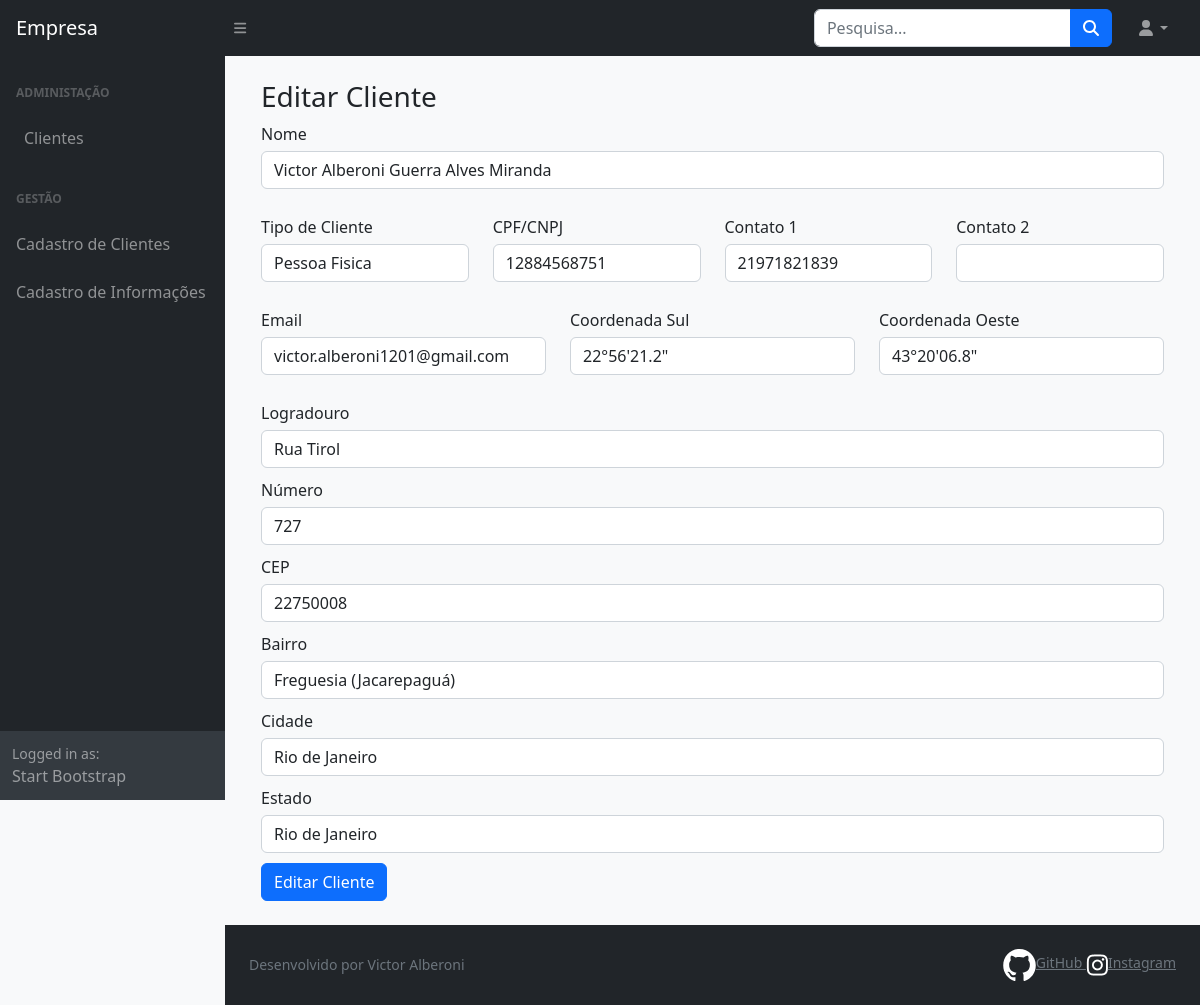
/edit_cliente/1/, run on the app's committed database.
### clientes/models.py (models this page shows, shortened)
class Cliente(models.Model):
    TYPE = (
        ('PJ','Pessoa Jurídica'),
        ('PF','Pessoa Fisica')
        )
    name = models.CharField(max_length=100,null=False,blank=False,verbose_name='Cliente')
    doc = models.CharField(max_length=14,unique=True,verbose_name='CPF/CNPJ')
    type_pf_pj = models.CharField(max_length=2, choices=TYPE, null=False,blank=False, default='PF',verbose_name='Tipo de Cliente')
    email = models.EmailField(max_length=200,blank=False,null=False,verbose_name='Email')
    phone1 = models.CharField(max_length=11,null=False,blank=False,verbose_name='Contato 1')
    phone2 = models.CharField(max_length=11,null=True,blank=True,verbose_name='Contato 2')
    coord_s = models.CharField(default='', max_length=11, verbose_name='Coordenada Sul', null=True, blank=True)
    coord_w = models.CharField(default='', max_length=11, verbose_name='Coordenada Oeste', null=True, blank=True)
    street = models.CharField(max_length=100,blank=False,null=False,verbose_name='Logradouro',default='-')
    street_number = models.CharField(max_length=100,blank=False,null=False,verbose_name='Numero',default='-')
    city = models.CharField(max_length=100,blank=True,null=True,verbose_name='Cidade')
    state = models.CharField(max_length=100,blank=True,null=True,verbose_name='Estado')
    postal_code = models.CharField(max_length=8,blank=False,null=False,verbose_name='CEP',default='-')
    bairro = models.CharField(max_length=100,blank=True,null=True,verbose_name='Bairro')
    register_date = models.DateField(default=datetime.now,blank=False,verbose_name='Data de Cadastro')
    class Meta:
        verbose_name_plural='Clientes'

### clientes/views.py (the view)
# urls.py: path('edit_cliente/<int:cliente_id>/', edit_cliente, name='edit_cliente'),
def edit_cliente(request,cliente_id):
    cliente = Cliente.objects.get(id=cliente_id)
    form = ClienteForms(instance=cliente)
    if request.method == 'POST':
        form = ClienteForms(request.POST,instance=cliente)
        if form.is_valid():
            form.save()
            messages.success(request,'Informações do Cliente Alteradas com Sucesso')
            return redirect('cliente',cliente_id=cliente_id)
    return render(request,'clientes/edit_cliente.html',{'form':form,'cliente_id':cliente_id})

### templates/clientes/edit_cliente.html (shortened to what this page needs)
{% extends 'shared/base.html' %}
{% load static %}
{% block content %}
<div class="container">
    <h3>Editar Cliente</h1>
    <form action="{% url 'edit_cliente' cliente_id %}" method="POST" enctype="multipart/form-data" action="">
        <div class="row mb-3">
            <div class="col" style="margin-bottom: 10px;">
                <label style="margin-bottom: 5px;">{{ form.name.label }}</label>
                {{ form.name }}
            </div>
        </div>
        <div class="row mb-3">
            <div class="col" style="margin-bottom: 10px;">
                <label style="margin-bottom: 5px;">{{ form.type_pf_pj.label }}</label>
                {{ form.type_pf_pj }}
            </div>
            <div class="col" style="margin-bottom: 10px;">
                <label style="margin-bottom: 5px;">{{ form.doc.label }}</label>
                {{ form.doc }}
            </div>
            <div class="col" style="margin-bottom: 10px;">
                <label style="margin-bottom: 5px;">{{ form.phone1.label }}</label>
                {{ form.phone1 }}
            </div>
            <div class="col" style="margin-bottom: 10px;">
                <label style="margin-bottom: 5px;">{{ form.phone2.label }}</label>
                {{ form.phone2 }}
            </div>
        </div>
        <div class="row mb-3">
            <div class="col" style="margin-bottom: 10px;">
                <label style="margin-bottom: 5px;">{{ form.email.label }}</label>
                {{ form.email }}
            </div>
            <div class="col" style="margin-bottom: 10px;">
                <label style="margin-bottom: 5px;">{{ form.coord_s.label }}</label>
                {{ form.coord_s }}
            </div>
            <div class="col" style="margin-bottom: 10px;">
                <label style="margin-bottom: 5px;">{{ form.coord_w.label }}</label>
                {{ form.coord_w }}
            </div>
        </div>
        <div>
            <div class="col" style="margin-bottom: 10px;">
                <label style="margin-bottom: 5px;">{{ form.street.label }}</label>
                {{ form.street }}
            </div>
            <div class="col" style="margin-bottom: 10px;">
                <label style="margin-bottom: 5px;">{{ form.street_number.label }}</label>
                {{ form.street_number }}
            </div>
            <div class="col" style="margin-bottom: 10px;">
                <label style="margin-bottom: 5px;">{{ form.postal_code.label }}</label>
                {{ form.postal_code }}
            </div>
        </div>
        <div>
            <div class="col" style="margin-bottom: 10px;">
                <label style="margin-bottom: 5px;">{{ form.bairro.label }}</label>
                {{ form.bairro }}
            </div>
            <div class="col" style="margin-bottom: 10px;">
                <label style="margin-bottom: 5px;">{{ form.city.label }}</label>
                {{ form.city }}
            </div>
            <div class="col" style="margin-bottom: 10px;">
                <label style="margin-bottom: 5px;">{{ form.state.label }}</label>
                {{ form.state }}
            </div>
        </div>
        <div>
            <button type="submit" class="btn btn-primary">Editar Cliente</button>
        </div>
    </form>
</div>
{% endblock %}

### data on the page
Cliente: name "Victor Alberoni Guerra Alves Miranda", type_pf_pj "Pessoa Fisica", doc "12884568751", phone1 "21971821839", email "victor.alberoni1201@gmail.com", coord_s "22°56'21.2\"", coord_w "43°20'06.8\"", street "Rua Tirol", street_number "727", postal_code "22750008", bairro "Freguesia (Jacarepaguá)", city "Rio de Janeiro", state "Rio de Janeiro"
